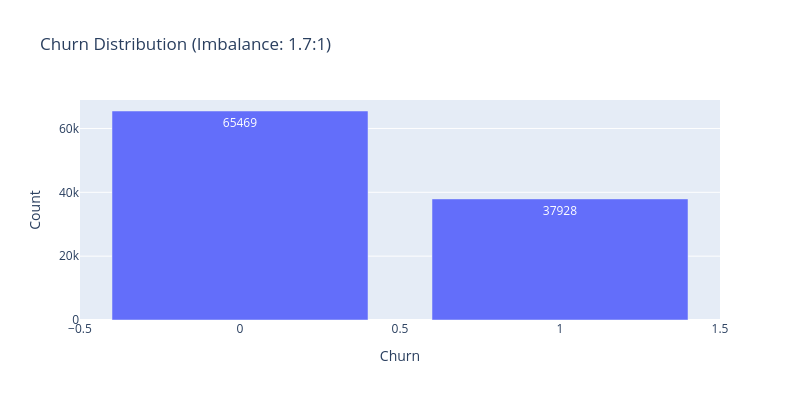

The cell this chart's notebook holds for it:
### Markdown cell above
## 3. Target Variable Exploration
- Plot the distribution of target table.  
- Discuss if the dataset is **imbalanced** and what that implies for modeling.

**Class Imbalance**: When one class significantly outnumbers another (typically >60/40 split)

**Implications:**
- ⚠️ **Accuracy is misleading** - A model predicting all "0" gets 70% accuracy!
- 📊 **Better metrics needed** - Use ROC-AUC, PR-AUC, F1, Precision/Recall
- ⚖️ **Model bias** - Models favor majority class without intervention

**Strategies to handle imbalance:**
1. **Class weights** - Penalize misclassifying minority class (CatBoost: `auto_class_weights='Balanced'`)
2. **Threshold tuning** - Adjust decision threshold to achieve target recall (what we do in training notebook!)
3. **Resampling** - SMOTE, undersampling (usually not needed with good algorithms)
4. **Evaluation focus** - Optimize for PR-AUC instead of accuracy

### Code cell
# Target distribution
churn_counts = df['churn'].value_counts().sort_index()
churn_pct = (churn_counts / len(df) * 100).round(1)

print("Churn distribution:")
for val in churn_counts.index:
    print(f"  {val}: {churn_counts[val]:,} ({churn_pct[val]:.1f}%)")

# Imbalance ratio
imbalance_ratio = churn_pct.max() / churn_pct.min()
print(f"\n📊 Imbalance ratio: {imbalance_ratio:.1f}:1")
print(f"{'⚠️ IMBALANCED - needs special handling' if imbalance_ratio > 1.5 else '✓ Relatively balanced'}")

# Visualize
fig = px.bar(
    x=churn_counts.index, 
    y=churn_counts.values,
    labels={'x': 'Churn', 'y': 'Count'},
    title=f'Churn Distribution (Imbalance: {imbalance_ratio:.1f}:1)',
    text=churn_counts.values,
    width=w, height=w/2
)
fig.show()

### Figure 1 — Plotly figure (JSON) as saved in the notebook; plotly's stock layout.template omitted (floating-point values rounded to 4 significant figures)
{"data": [{"hovertemplate": "Churn=%{x}<br>Count=%{y}<br>text=%{text}<extra></extra>", "legendgroup": "", "marker": {"color": "#636efa", "pattern": {"shape": ""}}, "name": "", "orientation": "v", "showlegend": false, "text": [65470.0, 37930.0], "textposition": "auto", "type": "bar", "x": [0, 1], "xaxis": "x", "y": [65469, 37928], "yaxis": "y"}], "layout": {"barmode": "relative", "height": 400, "legend": {"tracegroupgap": 0}, "title": {"text": "Churn Distribution (Imbalance: 1.7:1)"}, "width": 800, "xaxis": {"anchor": "y", "domain": [0, 1], "title": {"text": "Churn"}}, "yaxis": {"anchor": "x", "domain": [0, 1], "title": {"text": "Count"}}}}
